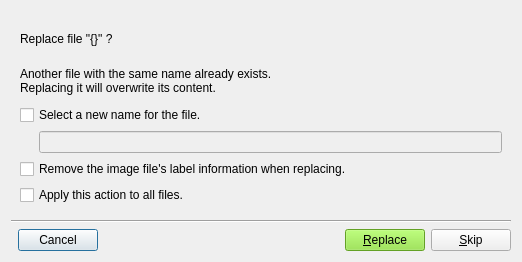
<?xml version="1.0" encoding="UTF-8"?>
<ui version="4.0">
 <class>FileConflict</class>
 <widget class="QDialog" name="FileConflict">
  <property name="geometry">
   <rect>
    <x>0</x>
    <y>0</y>
    <width>522</width>
    <height>262</height>
   </rect>
  </property>
  <property name="windowTitle">
   <string>File conflict !!</string>
  </property>
  <layout class="QGridLayout" name="gridLayout_2">
   <item row="0" column="0" colspan="4">
    <widget class="QWidget" name="widget" native="true">
     <layout class="QGridLayout" name="gridLayout">
      <item row="0" column="0" colspan="2">
       <widget class="QLabel" name="title_label">
        <property name="sizePolicy">
         <sizepolicy hsizetype="Preferred" vsizetype="Preferred">
          <horstretch>0</horstretch>
          <verstretch>0</verstretch>
         </sizepolicy>
        </property>
        <property name="styleSheet">
         <string notr="true">font: 16pt &quot;Ubuntu&quot;;</string>
        </property>
        <property name="text">
         <string>Replace file &quot;{}&quot; ?</string>
        </property>
       </widget>
      </item>
      <item row="1" column="0" colspan="2">
       <widget class="QLabel" name="description_label">
        <property name="text">
         <string>&lt;html&gt;&lt;head/&gt;&lt;body&gt;&lt;p&gt;Another file with the same name already exists.&lt;br/&gt;Replacing it will overwrite its content.&lt;/p&gt;&lt;/body&gt;&lt;/html&gt;</string>
        </property>
       </widget>
      </item>
      <item row="2" column="0" colspan="2">
       <widget class="QCheckBox" name="rename_checkBox">
        <property name="text">
         <string>Select a new name for the file.</string>
        </property>
       </widget>
      </item>
      <item row="3" column="0">
       <spacer name="horizontalSpacer_2">
        <property name="orientation">
         <enum>Qt::Horizontal</enum>
        </property>
        <property name="sizeType">
         <enum>QSizePolicy::Minimum</enum>
        </property>
        <property name="sizeHint" stdset="0">
         <size>
          <width>13</width>
          <height>18</height>
         </size>
        </property>
       </spacer>
      </item>
      <item row="3" column="1">
       <widget class="QLineEdit" name="rename_lineEdit">
        <property name="enabled">
         <bool>false</bool>
        </property>
       </widget>
      </item>
      <item row="4" column="0" colspan="2">
       <widget class="QCheckBox" name="removeLabelInfo_checkBox">
        <property name="text">
         <string>Remove the image file's label information when replacing.</string>
        </property>
       </widget>
      </item>
      <item row="5" column="0" colspan="2">
       <widget class="QCheckBox" name="applyAll_checkBox">
        <property name="text">
         <string>Apply this action to all files.</string>
        </property>
       </widget>
      </item>
     </layout>
    </widget>
   </item>
   <item row="1" column="0" colspan="4">
    <widget class="Line" name="line">
     <property name="orientation">
      <enum>Qt::Horizontal</enum>
     </property>
    </widget>
   </item>
   <item row="2" column="0">
    <widget class="QDialogButtonBox" name="buttonBox">
     <property name="sizePolicy">
      <sizepolicy hsizetype="Minimum" vsizetype="Fixed">
       <horstretch>0</horstretch>
       <verstretch>0</verstretch>
      </sizepolicy>
     </property>
     <property name="orientation">
      <enum>Qt::Horizontal</enum>
     </property>
     <property name="standardButtons">
      <set>QDialogButtonBox::Cancel</set>
     </property>
     <property name="centerButtons">
      <bool>true</bool>
     </property>
    </widget>
   </item>
   <item row="2" column="1">
    <spacer name="horizontalSpacer">
     <property name="orientation">
      <enum>Qt::Horizontal</enum>
     </property>
     <property name="sizeHint" stdset="0">
      <size>
       <width>228</width>
       <height>20</height>
      </size>
     </property>
    </spacer>
   </item>
   <item row="2" column="2">
    <widget class="QPushButton" name="replace_pushButton">
     <property name="styleSheet">
      <string notr="true">background-color: rgb(138, 226, 52);</string>
     </property>
     <property name="text">
      <string>&amp;Replace</string>
     </property>
    </widget>
   </item>
   <item row="2" column="3">
    <widget class="QPushButton" name="skip_pushButton">
     <property name="text">
      <string>&amp;Skip</string>
     </property>
    </widget>
   </item>
  </layout>
 </widget>
 <resources/>
 <connections/>
</ui>
